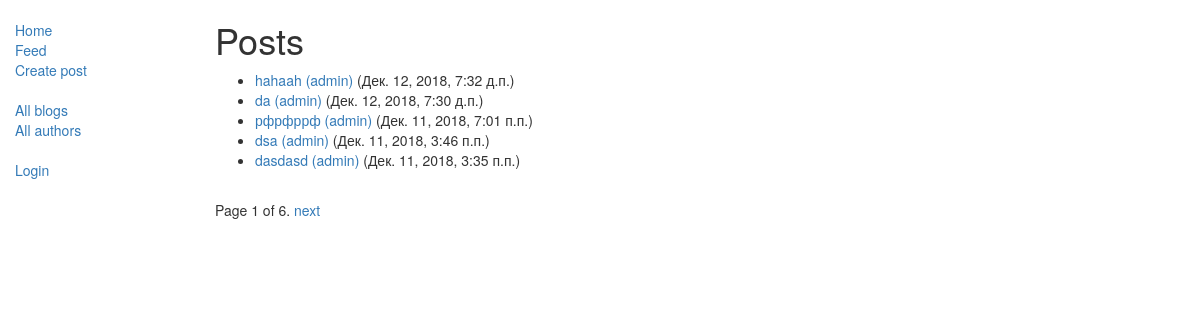
The page /blog/blogs/ on the database as committed earlier.
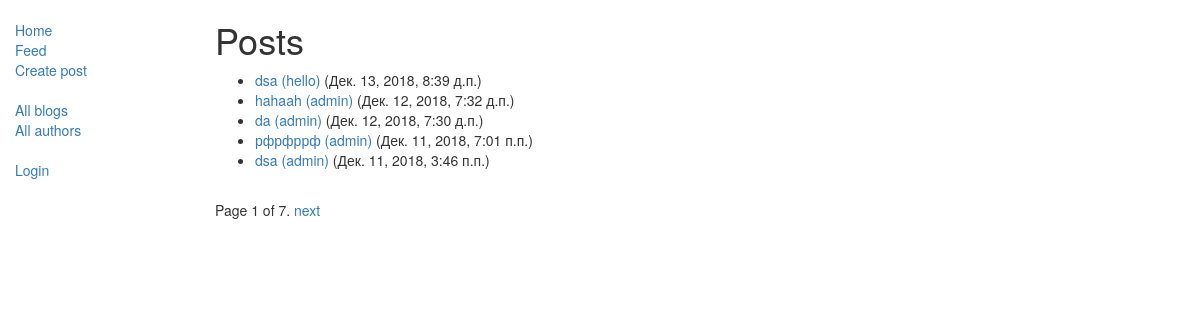
The same page on the database as committed later.
### blog/models.py (models this page shows, shortened)
class Blog(models.Model):
    title = models.CharField(max_length=200)
    author = models.ForeignKey(Author, on_delete=models.SET_NULL, null=True)
    text = models.TextField()
    post_date = models.DateTimeField(auto_now_add=True)
    readedby = models.ManyToManyField('Author', related_name='readed', null=True, blank=True)
    class Meta:
        ordering = ['-post_date']
    def get_absolute_url(self):
        return reverse('blog-detail', args=[str(self.id)])

class Author(models.Model):
    user = models.OneToOneField(User, on_delete=models.CASCADE)
    following = models.ManyToManyField('Author', related_name='followers', null=True, blank=True)
    class Meta:
        ordering = ["user"]
    def get_absolute_url(self):
        return reverse('blogs-by-author', args=[str(self.id)])
    def __str__(self):
        return self.user.username

### blog/views.py (the view)
# urls.py: path('blogs/', views.BlogListView.as_view(), name='blogs'),
class BlogListView(generic.ListView):
    model = Blog
    paginate_by = 5

### blog/templates/blog/blog_list.html
{% extends "base.html" %}
    {% block content %}
    <h1>Posts</h1>
    {% if blog_list %}
        <ul>
            {% for blog in blog_list %}
                <li>
                    <a href="{{ blog.get_absolute_url }}">{{ blog.title }}</a>
                    <a href="{{ blog.author.get_absolute_url }}">({{ blog.author }})</a>
                    ({{ blog.post_date }})
                </li>
            {% endfor %}
        </ul>
    {% else %}
        <p>There are no posts.</p>
    {% endif %}
{% endblock %}

Rows that differ between the two databases and show on the page:
no longer on this page (row unchanged): Blog: title "dasdasd", author "admin", post_date "Дек. 11, 2018, 3:35 п.п."
added Blog: title "dsa", author "hello", post_date "Дек. 13, 2018, 8:39 д.п."
Other text that changed with them:
{{ page_obj.paginator.num_pages }}: "6" → "7"
